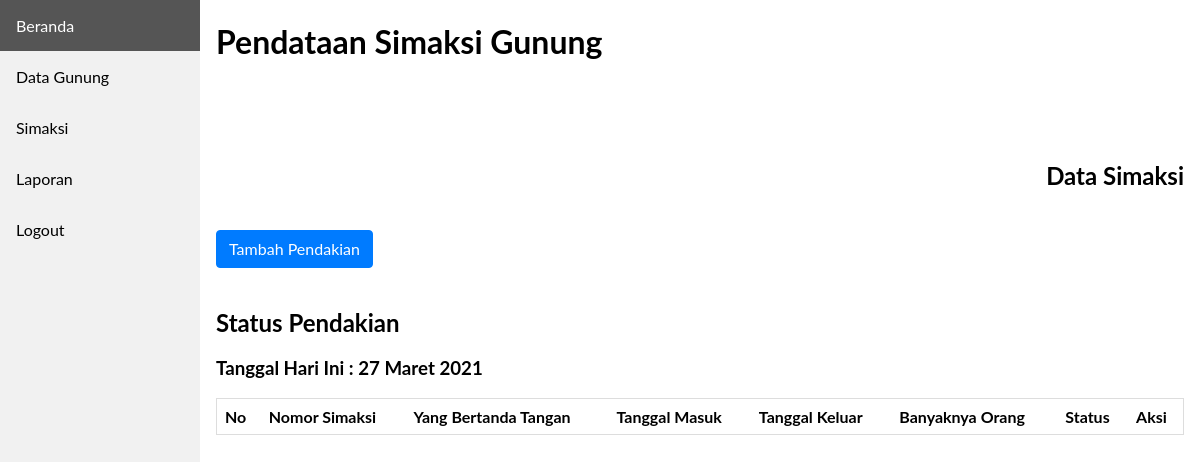
The app's page /frontend/simaksi/index.php, older data.
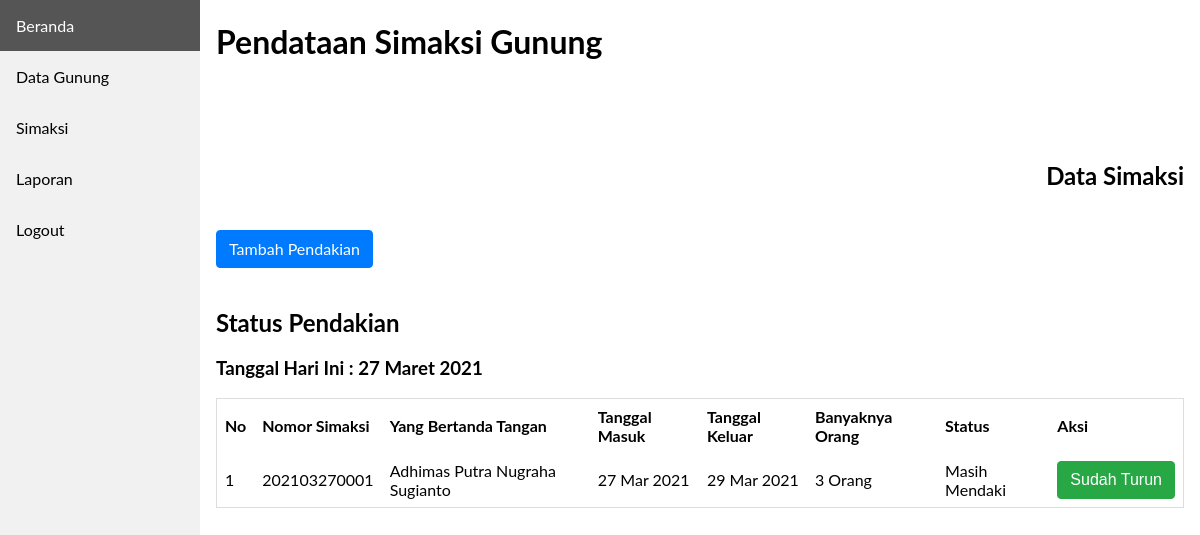
The same page, newer data.
### tables this page shows
CREATE TABLE `simaksi` (
  `id_simaksi` int(11) NOT NULL,
  `no_urut` varchar(30) NOT NULL,
  `tgl_simaksi` date NOT NULL,
  `gunung_id` varchar(10) NOT NULL,
  `satuan_pendakian` varchar(10) NOT NULL,
  `tgl_masuk` date NOT NULL,
  `tgl_keluar` date NOT NULL,
  `jumlah_hari` varchar(10) NOT NULL,
  `status_pendakian` varchar(20) NOT NULL
);

CREATE TABLE `detail_simaksi` (
  `id_detail_simaksi` int(11) NOT NULL,
  `nomor_simaksi` varchar(30) NOT NULL,
  `gunung_id` varchar(10) NOT NULL,
  `nama_lengkap` varchar(100) NOT NULL,
  `jenis_kelamin` varchar(10) NOT NULL,
  `alamat_lengkap` text NOT NULL,
  `no_telp` varchar(13) NOT NULL,
  `status_anggota` varchar(10) NOT NULL,
  `htm_detail_anggota` decimal(10,0) NOT NULL
);

CREATE TABLE `laporan` (
  `id_laporan` int(11) NOT NULL,
  `tgl_simaksi` datetime NOT NULL,
  `lprn_tgl_keluar` datetime DEFAULT NULL,
  `nomor_simaksi` varchar(30) NOT NULL,
  `gunung_id` varchar(9) NOT NULL,
  `laporan_tgl_masuk` date NOT NULL,
  `laporan_tgl_keluar` date NOT NULL,
  `laporan_jml_hari` varchar(10) NOT NULL,
  `jumlah_pendaki` int(10) NOT NULL,
  `total_biaya` decimal(10,0) NOT NULL,
  `lprn_status_pendakian` varchar(20) NOT NULL
);

### frontend/simaksi/index.php (the view, shortened to what this page needs)
<!DOCTYPE html>
<html>
<head>
  <link rel="stylesheet" href="../../css/style.css">
</head>
<body>
<?php
  include '../../database/koneksi.php';
  include '../../frontend/layouts/sidebar.php';
  function tgl_indo($today){
    $bulan = array (
      1 =>   'Januari',
      'Februari',
      'Maret',
      'April',
      'Mei',
      'Juni',
      'Juli',
      'Agustus',
      'September',
      'Oktober',
      'November',
      'Desember'
    );
    $pecahkan = explode('-', $today);
    return $pecahkan[2] . ' ' . $bulan[ (int)$pecahkan[1] ] . ' ' . $pecahkan[0];
  }
?>
<div class="content">
  <h1>Pendataan Simaksi Gunung</h1>
  <h2 class="teks-rata-kanan margin-top-100">Data Simaksi</h2>
  <a href="simaksi.php?page=simaksi" class="tmbl tmbl-biru margin-20-0">
    Tambah Pendakian
  </a>
  <h2>Status Pendakian</h2>
  <h3>
    Tanggal Hari Ini :
    <?= tgl_indo(date('Y-m-d'))?>
  </h3>
  <div class="kotak-table">
    <table class="table-responsive">
      <tr>
        <th>No</th>
        <th>Nomor Simaksi</th>
        <th>Yang Bertanda Tangan</th>
        <th>Tanggal Masuk</th>
        <th>Tanggal Keluar</th>
        <th>Banyaknya Orang</th>
        <th>Status</th>
        <th>Aksi</th>
      </tr>
      <?php
        $status          = "Masih Mendaki";
        $no              = 1;
        $selectSimaksi   = "SELECT * FROM simaksi WHERE status_pendakian = '$status' ";
        $querySimaksi    = mysqli_query($host, $selectSimaksi);
        while ($dataSimaksi = mysqli_fetch_assoc($querySimaksi) ) {
      ?>
      <tr>
        <td><?= $no++ ?></td>
        <td><?= $dataSimaksi['no_urut'] ?></td>
        <td>
          <?php
            $nomor_simaksi = $dataSimaksi['no_urut'];
            $statusAnggota = "Ketua";
            $selectKetua   = "SELECT nama_lengkap FROM detail_simaksi WHERE nomor_simaksi = '$nomor_simaksi' AND status_anggota = '$statusAnggota' ";
            $queryKetua    = mysqli_query($host, $selectKetua);
            $data_ketua    = mysqli_fetch_assoc($queryKetua);
            $nama_ketua    = $data_ketua['nama_lengkap'];
          ?>
          <?= $nama_ketua ?>
        </td>
        <td><?= date('d M Y', strtotime($dataSimaksi['tgl_masuk'])) ?></td>
        <td><?= date('d M Y', strtotime($dataSimaksi['tgl_keluar'])) ?></td>
        <td>
          <?php
            $nomor_simaksi = $dataSimaksi['no_urut'];
            $selectLaporan = "SELECT jumlah_pendaki FROM laporan WHERE nomor_simaksi = '$nomor_simaksi' ";
            $queryLaporan    = mysqli_query($host, $selectLaporan);
            $data_laporan    = mysqli_fetch_assoc($queryLaporan);
            $jumlah_orang    = $data_laporan['jumlah_pendaki'];
          ?>
          <?= $jumlah_orang . " Orang" ?>
        </td>
        <td><?= $dataSimaksi['status_pendakian'] ?></td>
        <td>
          <form action="../../backend/simaksi/simaksi.php" method="POST">
            <input type="submit" name="pendaki_turun" class="tmbl tmbl-hijau" value="Sudah Turun">
          </form>
        </td>
      </tr>
      <?php } ?>
    </table>
  </div>
</div>
</body>
</html>

### frontend/layouts/sidebar.php
<div class="sidebar">
  <a class="<?php if($_GET['page'] == 'beranda'){  ?>active <?php }?>" href="/PendataanSimaksiGunung/beranda.php?page=beranda">Beranda</a>
  <a class="<?php if($_GET['page'] == 'datagunung'){  ?>active <?php }?>" href="/PendataanSimaksiGunung/frontend/data_gunung/index.php?page=datagunung">Data Gunung</a>
  <a class="<?php if($_GET['page'] == 'simaksi'){  ?>active <?php }?>" href="/PendataanSimaksiGunung/frontend/simaksi/index.php?page=simaksi">Simaksi</a>
  <a class="<?php if($_GET['page'] == 'laporan'){  ?>active <?php }?>" href="/PendataanSimaksiGunung/frontend/laporan/index.php?page=laporan">Laporan</a>
  <a href="/PendataanSimaksiGunung/backend/login/logout.php">Logout</a>
</div>

Row changes from the older to the newer data that the page shows:
added simaksi: no_urut "202103270001", detail_simaksi.nama_lengkap "Adhimas Putra Nugraha Sugianto", tgl_masuk "27 Mar 2021", tgl_keluar "29 Mar 2021", laporan.jumlah_pendaki "3", status_pendakian "Masih Mendaki"
